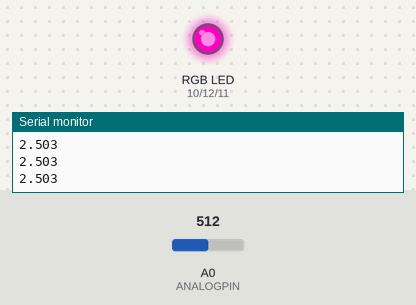
Bench run of a program on a simulated Arduino Mega 2560, built with avr-gcc and run on an emulated ATmega2560. On the bench: an RGB LED mixed from three pins (HIGH = lit), the last lines printed to the serial monitor. The inputs (shaded band) are chosen by the test bench; at power-on: A0 (ANALOGPIN) = 512.

Above: at 1.2 s.
1.3 s: A0 (ANALOGPIN) set to 306
At 1.8 s:
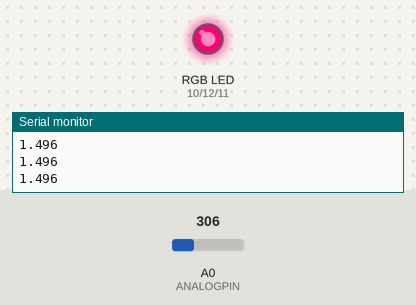
2.8 s: A0 (ANALOGPIN) set to 122
At 3.3 s:
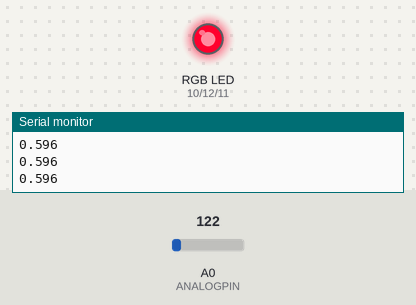
4.3 s: A0 (ANALOGPIN) set to 0
At 4.8 s:
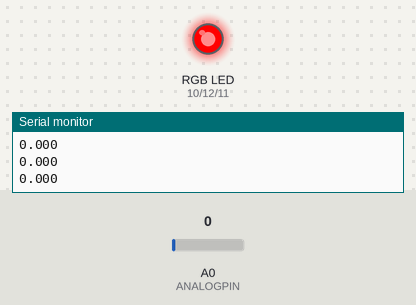
5.8 s: A0 (ANALOGPIN) set to 4
At 6.3 s:
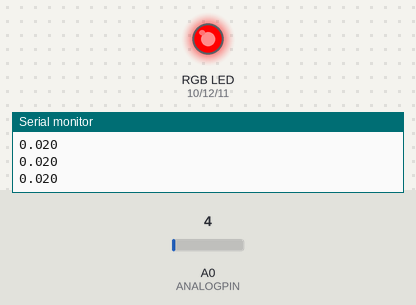
7.3 s: A0 (ANALOGPIN) set to 511
At 7.8 s:
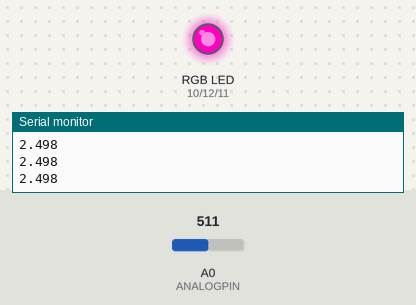
Timing chart, 0 to 9.8 s (numbered marks = the images above; inputs shaded):
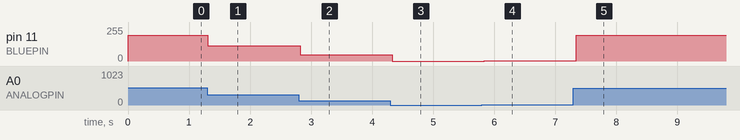

The program:

main.cpp
```cpp
//Oliver Olsen s205443
//Nils Wulff   s223968

/*
*   We're using an arduino Mega2560.
*   8a. The analog value is represented as an int.
*   The highest value when using the 3v3, is 675 (theoretically)
*
*   8b. The highest value we could read is 3.34
*
*   8c. It resonates slightly with 0.03 in variation.
*
*
*/

#include <Arduino.h>
#define ANALOGPIN A0

#define REDPIN    10
#define BLUEPIN   11
#define GREENPIN  12

float voltage = 0.000;
int potValue = 0;
int blueVal = 0;

void setup() {
  Serial.begin(9600);
  pinMode(ANALOGPIN, INPUT);
  pinMode(REDPIN, OUTPUT);
  pinMode(BLUEPIN, OUTPUT);
  pinMode(GREENPIN, OUTPUT);


  digitalWrite(REDPIN, HIGH);   //Should alway be on
  digitalWrite(BLUEPIN, LOW);
  digitalWrite(GREENPIN, LOW);  //Should always be off
}

void loop() {
  //Serial.println(analogRead(ANALOGPIN));

  potValue = analogRead(ANALOGPIN);


  // voltage variable
  voltage = potValue * (3.3/675);
  // Forces 3 decimals on the float value of our voltage
  Serial.println(voltage, 3);

  blueVal = map(potValue, 0, 675, 0, 255);
  // If the value exeeds the limit it is cought and set to max.
  if (blueVal > 255){
    blueVal = 255;
  }
  analogWrite(BLUEPIN, blueVal);

  delay(100);

}
```

Measured:
- after the input at 1.3 s, pin 11 (BLUEPIN): 193/255 → 115/255 at once
- after the input at 2.8 s, pin 11 (BLUEPIN): 115/255 → 46/255 at once
- after the input at 4.3 s, pin 11 (BLUEPIN): 46/255 → 0/255 at once
- after the input at 5.8 s, pin 11 (BLUEPIN): 0/255 → 1/255 at once
- after the input at 7.3 s, pin 11 (BLUEPIN): 1/255 → 193/255 after 0.05 s
